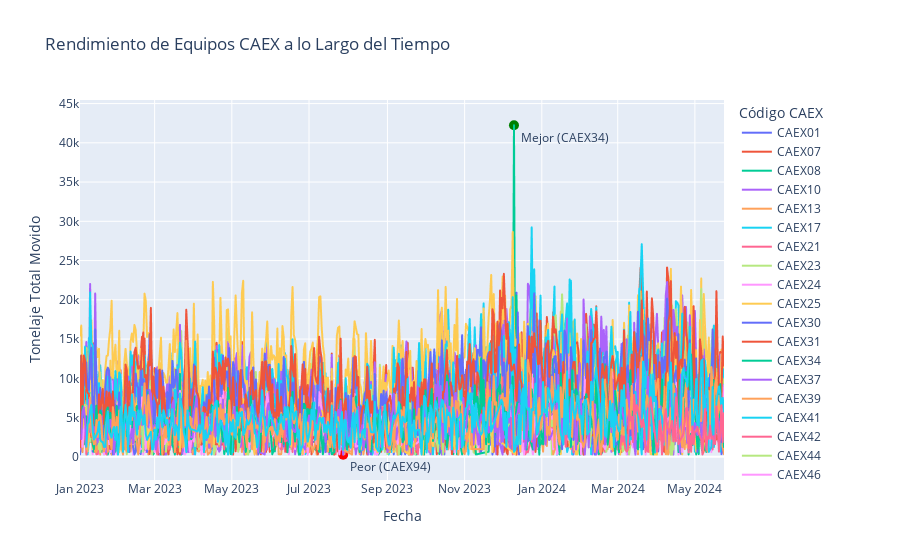

Notebook source saved alongside this figure:
### Markdown cell above
<h2>5.6 Rendimiento de equipo CAEX a lo largo del tiempo</h2>

### Code cell
#  Calcular el rendimiento total por equipo CAEX y pala a lo largo del tiempo (agregado diario)
rendimiento_tiempo = df.groupby(['date', 'truck']).agg({
    'ton': 'sum',  # Tonelaje total movido por día
    'eficiencia_ciclo': 'mean'  # Eficiencia media por ciclo
}).reset_index()

#  Identificar el peor y mejor rendimiento en términos de tonelaje
peor_rendimiento = rendimiento_tiempo.loc[rendimiento_tiempo['ton'].idxmin()]
mejor_rendimiento = rendimiento_tiempo.loc[rendimiento_tiempo['ton'].idxmax()]

#  Visualización interactiva con Plotly
fig = px.line(rendimiento_tiempo, 
              x='date', 
              y='ton', 
              color='truck', 
              title='Rendimiento de Equipos CAEX a lo Largo del Tiempo',
              labels={'ton': 'Tonelaje Total Movido', 'date': 'Fecha', 'truck': 'Código CAEX'},
              hover_data={'eficiencia_ciclo': True})  # Incluir la eficiencia en el hover

# Marcar el peor y mejor rendimiento
fig.add_scatter(x=[peor_rendimiento['date']], y=[peor_rendimiento['ton']],
                mode='markers+text', name='Peor Rendimiento',
                text=f'Peor ({peor_rendimiento["truck"]})',
                marker=dict(color='red', size=10), textposition='bottom right')

fig.add_scatter(x=[mejor_rendimiento['date']], y=[mejor_rendimiento['ton']],
                mode='markers+text', name='Mejor Rendimiento',
                text=f'Mejor ({mejor_rendimiento["truck"]})',
                marker=dict(color='green', size=10), textposition='bottom right')

# Mostrar el gráfico
fig.show()

# Mostrar resultados de mejor y peor rendimiento en consola
print(f"Peor rendimiento: {peor_rendimiento['truck']} en {peor_rendimiento['date']} con {peor_rendimiento['ton']} toneladas movidas.")
print(f"Mejor rendimiento: {mejor_rendimiento['truck']} en {mejor_rendimiento['date']} con {mejor_rendimiento['ton']} toneladas movidas.")

### Figure 1 — Plotly figure (JSON) as saved in the notebook; plotly's stock layout.template omitted (floating-point values rounded to 4 significant figures; data arrays with more than 128 entries replaced by an {"elided": "..."} marker saying what was removed)
{"data": [{"customdata": {"elided": "480x1 float values"}, "hovertemplate": "Código CAEX=CAEX01<br>Fecha=%{x}<br>Tonelaje Total Movido=%{y}<br>eficiencia_ciclo=%{customdata[0]}<extra></extra>", "legendgroup": "CAEX01", "line": {"color": "#636efa", "dash": "solid"}, "marker": {"symbol": "circle"}, "mode": "lines", "name": "CAEX01", "showlegend": true, "type": "scattergl", "x": {"elided": "480 str values"}, "xaxis": "x", "y": {"elided": "480 float values"}, "yaxis": "y"}, {"customdata": {"elided": "424x1 float values"}, "hovertemplate": "Código CAEX=CAEX07<br>Fecha=%{x}<br>Tonelaje Total Movido=%{y}<br>eficiencia_ciclo=%{customdata[0]}<extra></extra>", "legendgroup": "CAEX07", "line": {"color": "#EF553B", "dash": "solid"}, "marker": {"symbol": "circle"}, "mode": "lines", "name": "CAEX07", "showlegend": true, "type": "scattergl", "x": {"elided": "424 str values"}, "xaxis": "x", "y": {"elided": "424 float values"}, "yaxis": "y"}, {"customdata": {"elided": "480x1 float values"}, "hovertemplate": "Código CAEX=CAEX08<br>Fecha=%{x}<br>Tonelaje Total Movido=%{y}<br>eficiencia_ciclo=%{customdata[0]}<extra></extra>", "legendgroup": "CAEX08", "line": {"color": "#00cc96", "dash": "solid"}, "marker": {"symbol": "circle"}, "mode": "lines", "name": "CAEX08", "showlegend": true, "type": "scattergl", "x": {"elided": "480 str values"}, "xaxis": "x", "y": {"elided": "480 float values"}, "yaxis": "y"}, {"customdata": {"elided": "480x1 float values"}, "hovertemplate": "Código CAEX=CAEX10<br>Fecha=%{x}<br>Tonelaje Total Movido=%{y}<br>eficiencia_ciclo=%{customdata[0]}<extra></extra>", "legendgroup": "CAEX10", "line": {"color": "#ab63fa", "dash": "solid"}, "marker": {"symbol": "circle"}, "mode": "lines", "name": "CAEX10", "showlegend": true, "type": "scattergl", "x": {"elided": "480 str values"}, "xaxis": "x", "y": {"elided": "480 float values"}, "yaxis": "y"}, {"customdata": {"elided": "473x1 float values"}, "hovertemplate": "Código CAEX=CAEX13<br>Fecha=%{x}<br>Tonelaje Total Movido=%{y}<br>eficiencia_ciclo=%{customdata[0]}<extra></extra>", "legendgroup": "CAEX13", "line": {"color": "#FFA15A", "dash": "solid"}, "marker": {"symbol": "circle"}, "mode": "lines", "name": "CAEX13", "showlegend": true, "type": "scattergl", "x": {"elided": "473 str values"}, "xaxis": "x", "y": {"elided": "473 float values"}, "yaxis": "y"}, {"customdata": {"elided": "470x1 float values"}, "hovertemplate": "Código CAEX=CAEX17<br>Fecha=%{x}<br>Tonelaje Total Movido=%{y}<br>eficiencia_ciclo=%{customdata[0]}<extra></extra>", "legendgroup": "CAEX17", "line": {"color": "#19d3f3", "dash": "solid"}, "marker": {"symbol": "circle"}, "mode": "lines", "name": "CAEX17", "showlegend": true, "type": "scattergl", "x": {"elided": "470 str values"}, "xaxis": "x", "y": {"elided": "470 float values"}, "yaxis": "y"}, {"customdata": {"elided": "391x1 float values"}, "hovertemplate": "Código CAEX=CAEX21<br>Fecha=%{x}<br>Tonelaje Total Movido=%{y}<br>eficiencia_ciclo=%{customdata[0]}<extra></extra>", "legendgroup": "CAEX21", "line": {"color": "#FF6692", "dash": "solid"}, "marker": {"symbol": "circle"}, "mode": "lines", "name": "CAEX21", "showlegend": true, "type": "scattergl", "x": {"elided": "391 str values"}, "xaxis": "x", "y": {"elided": "391 float values"}, "yaxis": "y"}, {"customdata": {"elided": "486x1 float values"}, "hovertemplate": "Código CAEX=CAEX23<br>Fecha=%{x}<br>Tonelaje Total Movido=%{y}<br>eficiencia_ciclo=%{customdata[0]}<extra></extra>", "legendgroup": "CAEX23", "line": {"color": "#B6E880", "dash": "solid"}, "marker": {"symbol": "circle"}, "mode": "lines", "name": "CAEX23", "showlegend": true, "type": "scattergl", "x": {"elided": "486 str values"}, "xaxis": "x", "y": {"elided": "486 float values"}, "yaxis": "y"}, {"customdata": {"elided": "471x1 float values"}, "hovertemplate": "Código CAEX=CAEX24<br>Fecha=%{x}<br>Tonelaje Total Movido=%{y}<br>eficiencia_ciclo=%{customdata[0]}<extra></extra>", "legendgroup": "CAEX24", "line": {"color": "#FF97FF", "dash": "solid"}, "marker": {"symbol": "circle"}, "mode": "lines", "name": "CAEX24", "showlegend": true, "type": "scattergl", "x": {"elided": "471 str values"}, "xaxis": "x", "y": {"elided": "471 float values"}, "yaxis": "y"}, {"customdata": {"elided": "508x1 float values"}, "hovertemplate": "Código CAEX=CAEX25<br>Fecha=%{x}<br>Tonelaje Total Movido=%{y}<br>eficiencia_ciclo=%{customdata[0]}<extra></extra>", "legendgroup": "CAEX25", "line": {"color": "#FECB52", "dash": "solid"}, "marker": {"symbol": "circle"}, "mode": "lines", "name": "CAEX25", "showlegend": true, "type": "scattergl", "x": {"elided": "508 str values"}, "xaxis": "x", "y": {"elided": "508 float values"}, "yaxis": "y"}, {"customdata": {"elided": "488x1 float values"}, "hovertemplate": "Código CAEX=CAEX30<br>Fecha=%{x}<br>Tonelaje Total Movido=%{y}<br>eficiencia_ciclo=%{customdata[0]}<extra></extra>", "legendgroup": "CAEX30", "line": {"color": "#636efa", "dash": "solid"}, "marker": {"symbol": "circle"}, "mode": "lines", "name": "CAEX30", "showlegend": true, "type": "scattergl", "x": {"elided": "488 str values"}, "xaxis": "x", "y": {"elided": "488 float values"}, "yaxis": "y"}, {"customdata": {"elided": "509x1 float values"}, "hovertemplate": "Código CAEX=CAEX31<br>Fecha=%{x}<br>Tonelaje Total Movido=%{y}<br>eficiencia_ciclo=%{customdata[0]}<extra></extra>", "legendgroup": "CAEX31", "line": {"color": "#EF553B", "dash": "solid"}, "marker": {"symbol": "circle"}, "mode": "lines", "name": "CAEX31", "showlegend": true, "type": "scattergl", "x": {"elided": "509 str values"}, "xaxis": "x", "y": {"elided": "509 float values"}, "yaxis": "y"}, {"customdata": {"elided": "468x1 float values"}, "hovertemplate": "Código CAEX=CAEX34<br>Fecha=%{x}<br>Tonelaje Total Movido=%{y}<br>eficiencia_ciclo=%{customdata[0]}<extra></extra>", "legendgroup": "CAEX34", "line": {"color": "#00cc96", "dash": "solid"}, "marker": {"symbol": "circle"}, "mode": "lines", "name": "CAEX34", "showlegend": true, "type": "scattergl", "x": {"elided": "468 str values"}, "xaxis": "x", "y": {"elided": "468 float values"}, "yaxis": "y"}, {"customdata": {"elided": "486x1 float values"}, "hovertemplate": "Código CAEX=CAEX37<br>Fecha=%{x}<br>Tonelaje Total Movido=%{y}<br>eficiencia_ciclo=%{customdata[0]}<extra></extra>", "legendgroup": "CAEX37", "line": {"color": "#ab63fa", "dash": "solid"}, "marker": {"symbol": "circle"}, "mode": "lines", "name": "CAEX37", "showlegend": true, "type": "scattergl", "x": {"elided": "486 str values"}, "xaxis": "x", "y": {"elided": "486 float values"}, "yaxis": "y"}, {"customdata": {"elided": "472x1 float values"}, "hovertemplate": "Código CAEX=CAEX39<br>Fecha=%{x}<br>Tonelaje Total Movido=%{y}<br>eficiencia_ciclo=%{customdata[0]}<extra></extra>", "legendgroup": "CAEX39", "line": {"color": "#FFA15A", "dash": "solid"}, "marker": {"symbol": "circle"}, "mode": "lines", "name": "CAEX39", "showlegend": true, "type": "scattergl", "x": {"elided": "472 str values"}, "xaxis": "x", "y": {"elided": "472 float values"}, "yaxis": "y"}, {"customdata": {"elided": "508x1 float values"}, "hovertemplate": "Código CAEX=CAEX41<br>Fecha=%{x}<br>Tonelaje Total Movido=%{y}<br>eficiencia_ciclo=%{customdata[0]}<extra></extra>", "legendgroup": "CAEX41", "line": {"color": "#19d3f3", "dash": "solid"}, "marker": {"symbol": "circle"}, "mode": "lines", "name": "CAEX41", "showlegend": true, "type": "scattergl", "x": {"elided": "508 str values"}, "xaxis": "x", "y": {"elided": "508 float values"}, "yaxis": "y"}, {"customdata": {"elided": "454x1 float values"}, "hovertemplate": "Código CAEX=CAEX42<br>Fecha=%{x}<br>Tonelaje Total Movido=%{y}<br>eficiencia_ciclo=%{customdata[0]}<extra></extra>", "legendgroup": "CAEX42", "line": {"color": "#FF6692", "dash": "solid"}, "marker": {"symbol": "circle"}, "mode": "lines", "name": "CAEX42", "showlegend": true, "type": "scattergl", "x": {"elided": "454 str values"}, "xaxis": "x", "y": {"elided": "454 float values"}, "yaxis": "y"}, {"customdata": {"elided": "505x1 float values"}, "hovertemplate": "Código CAEX=CAEX44<br>Fecha=%{x}<br>Tonelaje Total Movido=%{y}<br>eficiencia_ciclo=%{customdata[0]}<extra></extra>", "legendgroup": "CAEX44", "line": {"color": "#B6E880", "dash": "solid"}, "marker": {"symbol": "circle"}, "mode": "lines", "name": "CAEX44", "showlegend": true, "type": "scattergl", "x": {"elided": "505 str values"}, "xaxis": "x", "y": {"elided": "505 float values"}, "yaxis": "y"}, {"customdata": {"elided": "488x1 float values"}, "hovertemplate": "Código CAEX=CAEX46<br>Fecha=%{x}<br>Tonelaje Total Movido=%{y}<br>eficiencia_ciclo=%{customdata[0]}<extra></extra>", "legendgroup": "CAEX46", "line": {"color": "#FF97FF", "dash": "solid"}, "marker": {"symbol": "circle"}, "mode": "lines", "name": "CAEX46", "showlegend": true, "type": "scattergl", "x": {"elided": "488 str values"}, "xaxis": "x", "y": {"elided": "488 float values"}, "yaxis": "y"}, {"customdata": {"elided": "468x1 float values"}, "hovertemplate": "Código CAEX=CAEX47<br>Fecha=%{x}<br>Tonelaje Total Movido=%{y}<br>eficiencia_ciclo=%{customdata[0]}<extra></extra>", "legendgroup": "CAEX47", "line": {"color": "#FECB52", "dash": "solid"}, "marker": {"symbol": "circle"}, "mode": "lines", "name": "CAEX47", "showlegend": true, "type": "scattergl", "x": {"elided": "468 str values"}, "xaxis": "x", "y": {"elided": "468 float values"}, "yaxis": "y"}, {"customdata": {"elided": "476x1 float values"}, "hovertemplate": "Código CAEX=CAEX48<br>Fecha=%{x}<br>Tonelaje Total Movido=%{y}<br>eficiencia_ciclo=%{customdata[0]}<extra></extra>", "legendgroup": "CAEX48", "line": {"color": "#636efa", "dash": "solid"}, "marker": {"symbol": "circle"}, "mode": "lines", "name": "CAEX48", "showlegend": true, "type": "scattergl", "x": {"elided": "476 str values"}, "xaxis": "x", "y": {"elided": "476 float values"}, "yaxis": "y"}, {"customdata": {"elided": "485x1 float values"}, "hovertemplate": "Código CAEX=CAEX52<br>Fecha=%{x}<br>Tonelaje Total Movido=%{y}<br>eficiencia_ciclo=%{customdata[0]}<extra></extra>", "legendgroup": "CAEX52", "line": {"color": "#EF553B", "dash": "solid"}, "marker": {"symbol": "circle"}, "mode": "lines", "name": "CAEX52", "showlegend": true, "type": "scattergl", "x": {"elided": "485 str values"}, "xaxis": "x", "y": {"elided": "485 float values"}, "yaxis": "y"}, {"customdata": {"elided": "480x1 float values"}, "hovertemplate": "Código CAEX=CAEX54<br>Fecha=%{x}<br>Tonelaje Total Movido=%{y}<br>eficiencia_ciclo=%{customdata[0]}<extra></extra>", "legendgroup": "CAEX54", "line": {"color": "#00cc96", "dash": "solid"}, "marker": {"symbol": "circle"}, "mode": "lines", "name": "CAEX54", "showlegend": true, "type": "scattergl", "x": {"elided": "480 str values"}, "xaxis": "x", "y": {"elided": "480 float values"}, "yaxis": "y"}, {"customdata": {"elided": "509x1 float values"}, "hovertemplate": "Código CAEX=CAEX55<br>Fecha=%{x}<br>Tonelaje Total Movido=%{y}<br>eficiencia_ciclo=%{customdata[0]}<extra></extra>", "legendgroup": "CAEX55", "line": {"color": "#ab63fa", "dash": "solid"}, "marker": {"symbol": "circle"}, "mode": "lines", "name": "CAEX55", "showlegend": true, "type": "scattergl", "x": {"elided": "509 str values"}, "xaxis": "x", "y": {"elided": "509 float values"}, "yaxis": "y"}, {"customdata": {"elided": "471x1 float values"}, "hovertemplate": "Código CAEX=CAEX56<br>Fecha=%{x}<br>Tonelaje Total Movido=%{y}<br>eficiencia_ciclo=%{customdata[0]}<extra></extra>", "legendgroup": "CAEX56", "line": {"color": "#FFA15A", "dash": "solid"}, "marker": {"symbol": "circle"}, "mode": "lines", "name": "CAEX56", "showlegend": true, "type": "scattergl", "x": {"elided": "471 str values"}, "xaxis": "x", "y": {"elided": "471 float values"}, "yaxis": "y"}, {"customdata": {"elided": "483x1 float values"}, "hovertemplate": "Código CAEX=CAEX58<br>Fecha=%{x}<br>Tonelaje Total Movido=%{y}<br>eficiencia_ciclo=%{customdata[0]}<extra></extra>", "legendgroup": "CAEX58", "line": {"color": "#19d3f3", "dash": "solid"}, "marker": {"symbol": "circle"}, "mode": "lines", "name": "CAEX58", "showlegend": true, "type": "scattergl", "x": {"elided": "483 str values"}, "xaxis": "x", "y": {"elided": "483 float values"}, "yaxis": "y"}, {"customdata": {"elided": "477x1 float values"}, "hovertemplate": "Código CAEX=CAEX60<br>Fecha=%{x}<br>Tonelaje Total Movido=%{y}<br>eficiencia_ciclo=%{customdata[0]}<extra></extra>", "legendgroup": "CAEX60", "line": {"color": "#FF6692", "dash": "solid"}, "marker": {"symbol": "circle"}, "mode": "lines", "name": "CAEX60", "showlegend": true, "type": "scattergl", "x": {"elided": "477 str values"}, "xaxis": "x", "y": {"elided": "477 float values"}, "yaxis": "y"}, {"customdata": {"elided": "483x1 float values"}, "hovertemplate": "Código CAEX=CAEX62<br>Fecha=%{x}<br>Tonelaje Total Movido=%{y}<br>eficiencia_ciclo=%{customdata[0]}<extra></extra>", "legendgroup": "CAEX62", "line": {"color": "#B6E880", "dash": "solid"}, "marker": {"symbol": "circle"}, "mode": "lines", "name": "CAEX62", "showlegend": true, "type": "scattergl", "x": {"elided": "483 str values"}, "xaxis": "x", "y": {"elided": "483 float values"}, "yaxis": "y"}, {"customdata": {"elided": "486x1 float values"}, "hovertemplate": "Código CAEX=CAEX64<br>Fecha=%{x}<br>Tonelaje Total Movido=%{y}<br>eficiencia_ciclo=%{customdata[0]}<extra></extra>", "legendgroup": "CAEX64", "line": {"color": "#FF97FF", "dash": "solid"}, "marker": {"symbol": "circle"}, "mode": "lines", "name": "CAEX64", "showlegend": true, "type": "scattergl", "x": {"elided": "486 str values"}, "xaxis": "x", "y": {"elided": "486 float values"}, "yaxis": "y"}, {"customdata": {"elided": "508x1 float values"}, "hovertemplate": "Código CAEX=CAEX66<br>Fecha=%{x}<br>Tonelaje Total Movido=%{y}<br>eficiencia_ciclo=%{customdata[0]}<extra></extra>", "legendgroup": "CAEX66", "line": {"color": "#FECB52", "dash": "solid"}, "marker": {"symbol": "circle"}, "mode": "lines", "name": "CAEX66", "showlegend": true, "type": "scattergl", "x": {"elided": "508 str values"}, "xaxis": "x", "y": {"elided": "508 float values"}, "yaxis": "y"}, {"customdata": {"elided": "483x1 float values"}, "hovertemplate": "Código CAEX=CAEX70<br>Fecha=%{x}<br>Tonelaje Total Movido=%{y}<br>eficiencia_ciclo=%{customdata[0]}<extra></extra>", "legendgroup": "CAEX70", "line": {"color": "#636efa", "dash": "solid"}, "marker": {"symbol": "circle"}, "mode": "lines", "name": "CAEX70", "showlegend": true, "type": "scattergl", "x": {"elided": "483 str values"}, "xaxis": "x", "y": {"elided": "483 float values"}, "yaxis": "y"}, {"customdata": {"elided": "465x1 float values"}, "hovertemplate": "Código CAEX=CAEX71<br>Fecha=%{x}<br>Tonelaje Total Movido=%{y}<br>eficiencia_ciclo=%{customdata[0]}<extra></extra>", "legendgroup": "CAEX71", "line": {"color": "#EF553B", "dash": "solid"}, "marker": {"symbol": "circle"}, "mode": "lines", "name": "CAEX71", "showlegend": true, "type": "scattergl", "x": {"elided": "465 str values"}, "xaxis": "x", "y": {"elided": "465 float values"}, "yaxis": "y"}, {"customdata": {"elided": "459x1 float values"}, "hovertemplate": "Código CAEX=CAEX73<br>Fecha=%{x}<br>Tonelaje Total Movido=%{y}<br>eficiencia_ciclo=%{customdata[0]}<extra></extra>", "legendgroup": "CAEX73", "line": {"color": "#00cc96", "dash": "solid"}, "marker": {"symbol": "circle"}, "mode": "lines", "name": "CAEX73", "showlegend": true, "type": "scattergl", "x": {"elided": "459 str values"}, "xaxis": "x", "y": {"elided": "459 float values"}, "yaxis": "y"}, {"customdata": {"elided": "446x1 float values"}, "hovertemplate": "Código CAEX=CAEX74<br>Fecha=%{x}<br>Tonelaje Total Movido=%{y}<br>eficiencia_ciclo=%{customdata[0]}<extra></extra>", "legendgroup": "CAEX74", "line": {"color": "#ab63fa", "dash": "solid"}, "marker": {"symbol": "circle"}, "mode": "lines", "name": "CAEX74", "showlegend": true, "type": "scattergl", "x": {"elided": "446 str values"}, "xaxis": "x", "y": {"elided": "446 float values"}, "yaxis": "y"}, {"customdata": {"elided": "483x1 float values"}, "hovertemplate": "Código CAEX=CAEX80<br>Fecha=%{x}<br>Tonelaje Total Movido=%{y}<br>eficiencia_ciclo=%{customdata[0]}<extra></extra>", "legendgroup": "CAEX80", "line": {"color": "#FFA15A", "dash": "solid"}, "marker": {"symbol": "circle"}, "mode": "lines", "name": "CAEX80", "showlegend": true, "type": "scattergl", "x": {"elided": "483 str values"}, "xaxis": "x", "y": {"elided": "483 float values"}, "yaxis": "y"}, {"customdata": {"elided": "498x1 float values"}, "hovertemplate": "Código CAEX=CAEX81<br>Fecha=%{x}<br>Tonelaje Total Movido=%{y}<br>eficiencia_ciclo=%{customdata[0]}<extra></extra>", "legendgroup": "CAEX81", "line": {"color": "#19d3f3", "dash": "solid"}, "marker": {"symbol": "circle"}, "mode": "lines", "name": "CAEX81", "showlegend": true, "type": "scattergl", "x": {"elided": "498 str values"}, "xaxis": "x", "y": {"elided": "498 float values"}, "yaxis": "y"}, {"customdata": {"elided": "401x1 float values"}, "hovertemplate": "Código CAEX=CAEX84<br>Fecha=%{x}<br>Tonelaje Total Movido=%{y}<br>eficiencia_ciclo=%{customdata[0]}<extra></extra>", "legendgroup": "CAEX84", "line": {"color": "#FF6692", "dash": "solid"}, "marker": {"symbol": "circle"}, "mode": "lines", "name": "CAEX84", "showlegend": true, "type": "scattergl", "x": {"elided": "401 str values"}, "xaxis": "x", "y": {"elided": "401 float values"}, "yaxis": "y"}, {"customdata": {"elided": "485x1 float values"}, "hovertemplate": "Código CAEX=CAEX85<br>Fecha=%{x}<br>Tonelaje Total Movido=%{y}<br>eficiencia_ciclo=%{customdata[0]}<extra></extra>", "legendgroup": "CAEX85", "line": {"color": "#B6E880", "dash": "solid"}, "marker": {"symbol": "circle"}, "mode": "lines", "name": "CAEX85", "showlegend": true, "type": "scattergl", "x": {"elided": "485 str values"}, "xaxis": "x", "y": {"elided": "485 float values"}, "yaxis": "y"}, {"customdata": {"elided": "471x1 float values"}, "hovertemplate": "Código CAEX=CAEX87<br>Fecha=%{x}<br>Tonelaje Total Movido=%{y}<br>eficiencia_ciclo=%{customdata[0]}<extra></extra>", "legendgroup": "CAEX87", "line": {"color": "#FF97FF", "dash": "solid"}, "marker": {"symbol": "circle"}, "mode": "lines", "name": "CAEX87", "showlegend": true, "type": "scattergl", "x": {"elided": "471 str values"}, "xaxis": "x", "y": {"elided": "471 float values"}, "yaxis": "y"}, {"customdata": {"elided": "454x1 float values"}, "hovertemplate": "Código CAEX=CAEX90<br>Fecha=%{x}<br>Tonelaje Total Movido=%{y}<br>eficiencia_ciclo=%{customdata[0]}<extra></extra>", "legendgroup": "CAEX90", "line": {"color": "#FECB52", "dash": "solid"}, "marker": {"symbol": "circle"}, "mode": "lines", "name": "CAEX90", "showlegend": true, "type": "scattergl", "x": {"elided": "454 str values"}, "xaxis": "x", "y": {"elided": "454 float values"}, "yaxis": "y"}, {"customdata": {"elided": "507x1 float values"}, "hovertemplate": "Código CAEX=CAEX93<br>Fecha=%{x}<br>Tonelaje Total Movido=%{y}<br>eficiencia_ciclo=%{customdata[0]}<extra></extra>", "legendgroup": "CAEX93", "line": {"color": "#636efa", "dash": "solid"}, "marker": {"symbol": "circle"}, "mode": "lines", "name": "CAEX93", "showlegend": true, "type": "scattergl", "x": {"elided": "507 str values"}, "xaxis": "x", "y": {"elided": "507 float values"}, "yaxis": "y"}, {"customdata": {"elided": "508x1 float values"}, "hovertemplate": "Código CAEX=CAEX98<br>Fecha=%{x}<br>Tonelaje Total Movido=%{y}<br>eficiencia_ciclo=%{customdata[0]}<extra></extra>", "legendgroup": "CAEX98", "line": {"color": "#EF553B", "dash": "solid"}, "marker": {"symbol": "circle"}, "mode": "lines", "name": "CAEX98", "showlegend": true, "type": "scattergl", "x": {"elided": "508 str values"}, "xaxis": "x", "y": {"elided": "508 float values"}, "yaxis": "y"}, {"customdata": {"elided": "480x1 float values"}, "hovertemplate": "Código CAEX=CAEX49<br>Fecha=%{x}<br>Tonelaje Total Movido=%{y}<br>eficiencia_ciclo=%{customdata[0]}<extra></extra>", "legendgroup": "CAEX49", "line": {"color": "#00cc96", "dash": "solid"}, "marker": {"symbol": "circle"}, "mode": "lines", "name": "CAEX49", "showlegend": true, "type": "scattergl", "x": {"elided": "480 str values"}, "xaxis": "x", "y": {"elided": "480 float values"}, "yaxis": "y"}, {"customdata": {"elided": "466x1 float values"}, "hovertemplate": "Código CAEX=CAEX94<br>Fecha=%{x}<br>Tonelaje Total Movido=%{y}<br>eficiencia_ciclo=%{customdata[0]}<extra></extra>", "legendgroup": "CAEX94", "line": {"color": "#ab63fa", "dash": "solid"}, "marker": {"symbol": "circle"}, "mode": "lines", "name": "CAEX94", "showlegend": true, "type": "scattergl", "x": {"elided": "466 str values"}, "xaxis": "x", "y": {"elided": "466 float values"}, "yaxis": "y"}, {"customdata": {"elided": "467x1 float values"}, "hovertemplate": "Código CAEX=CAEX22<br>Fecha=%{x}<br>Tonelaje Total Movido=%{y}<br>eficiencia_ciclo=%{customdata[0]}<extra></extra>", "legendgroup": "CAEX22", "line": {"color": "#FFA15A", "dash": "solid"}, "marker": {"symbol": "circle"}, "mode": "lines", "name": "CAEX22", "showlegend": true, "type": "scattergl", "x": {"elided": "467 str values"}, "xaxis": "x", "y": {"elided": "467 float values"}, "yaxis": "y"}, {"customdata": {"elided": "477x1 float values"}, "hovertemplate": "Código CAEX=CAEX96<br>Fecha=%{x}<br>Tonelaje Total Movido=%{y}<br>eficiencia_ciclo=%{customdata[0]}<extra></extra>", "legendgroup": "CAEX96", "line": {"color": "#19d3f3", "dash": "solid"}, "marker": {"symbol": "circle"}, "mode": "lines", "name": "CAEX96", "showlegend": true, "type": "scattergl", "x": {"elided": "477 str values"}, "xaxis": "x", "y": {"elided": "477 float values"}, "yaxis": "y"}, {"customdata": [[0.164], [0.2385], [0.1548], [0.1707], [0.1417], [0.1087], [0.1517], [0.2094], [0.2104], [0.198], [0.1573], [0.1356], [0.1363], [0.1455], [0.1485], [0.1481], [0.1597], [0.1498], [0.1786], [0.1906], [0.2029], [0.1411], [0.1641], [0.2166], [0.2049], [0.2197], [0.2023], [0.1844], [0.1677], [0.1627], [0.1584], [0.1733], [0.1479], [0.1498], [0.1602], [0.1595], [0.1736], [0.1795], [0.1445], [0.1735], [0.1753], [0.1717], [0.166], [0.1269], [0.1897], [0.1661], [0.2179], [0.2149], [0.1584], [0.1358], [0.1563], [0.1546], [0.1501], [0.1422], [0.1477], [0.1269], [0.135], [0.1549], [0.1917], [0.2093], [0.1671], [0.1485], [0.157], [0.1503], [0.16], [0.1708], [0.1677], [0.1448], [0.1738], [0.1886], [0.157], [0.1632], [0.1736], [0.1329], [0.166]], "hovertemplate": "Código CAEX=CAEX61<br>Fecha=%{x}<br>Tonelaje Total Movido=%{y}<br>eficiencia_ciclo=%{customdata[0]}<extra></extra>", "legendgroup": "CAEX61", "line": {"color": "#FF6692", "dash": "solid"}, "marker": {"symbol": "circle"}, "mode": "lines", "name": "CAEX61", "showlegend": true, "type": "scattergl", "x": ["2024-03-03T00:00:00", "2024-03-04T00:00:00", "2024-03-05T00:00:00", "2024-03-06T00:00:00", "2024-03-07T00:00:00", "2024-03-08T00:00:00", "2024-03-09T00:00:00", "2024-03-10T00:00:00", "2024-03-11T00:00:00", "2024-03-12T00:00:00", "2024-03-13T00:00:00", "2024-03-14T00:00:00", "2024-03-15T00:00:00", "2024-03-16T00:00:00", "2024-03-17T00:00:00", "2024-03-18T00:00:00", "2024-03-19T00:00:00", "2024-03-20T00:00:00", "2024-03-21T00:00:00", "2024-03-22T00:00:00", "2024-03-23T00:00:00", "2024-03-24T00:00:00", "2024-03-25T00:00:00", "2024-03-26T00:00:00", "2024-03-27T00:00:00", "2024-04-01T00:00:00", "2024-04-02T00:00:00", "2024-04-03T00:00:00", "2024-04-04T00:00:00", "2024-04-05T00:00:00", "2024-04-06T00:00:00", "2024-04-07T00:00:00", "2024-04-08T00:00:00", "2024-04-09T00:00:00", "2024-04-10T00:00:00", "2024-04-11T00:00:00", "2024-04-12T00:00:00", "2024-04-13T00:00:00", "2024-04-14T00:00:00", "2024-04-15T00:00:00", "2024-04-16T00:00:00", "2024-04-17T00:00:00", "2024-04-18T00:00:00", "2024-04-22T00:00:00", "2024-04-23T00:00:00", "2024-04-24T00:00:00", "2024-04-25T00:00:00", "2024-04-26T00:00:00", "2024-04-27T00:00:00", "2024-04-28T00:00:00", "2024-04-29T00:00:00", "2024-04-30T00:00:00", "2024-05-01T00:00:00", "2024-05-02T00:00:00", "2024-05-03T00:00:00", "2024-05-04T00:00:00", "2024-05-06T00:00:00", "2024-05-07T00:00:00", "2024-05-08T00:00:00", "2024-05-09T00:00:00", "2024-05-10T00:00:00", "2024-05-11T00:00:00", "2024-05-12T00:00:00", "2024-05-13T00:00:00", "2024-05-14T00:00:00", "2024-05-15T00:00:00", "2024-05-16T00:00:00", "2024-05-17T00:00:00", "2024-05-18T00:00:00", "2024-05-19T00:00:00", "2024-05-20T00:00:00", "2024-05-21T00:00:00", "2024-05-22T00:00:00", "2024-05-23T00:00:00", "2024-05-24T00:00:00"], "xaxis": "x", "y": [1007.0, 2715.0, 1951.0, 2611.0, 1010.0, 670.3, 908.3, 5893.0, 4625.0, 5087.0, 1895.0, 7906.0, 5468.0, 6580.0, 6024.0, 5323.0, 4751.0, 3801.0, 4747.0, 3836.0, 614.7, 1235.0, 629.8, 6250.0, 7573.0, 653.6, 1341.0, 4560.0, 3716.0, 304.3, 2571.0, 4763.0, 6055.0, 3639.0, 3592.0, 2886.0, 3840.0, 4580.0, 1968.0, 3609.0, 7576.0, 6575.0, 1619.0, 2995.0, 4407.0, 6198.0, 6214.0, 565.0, 2728.0, 684.5, 3858.0, 1588.0, 3211.0, 3227.0, 3824.0, 3038.0, 2172.0, 331.9, 3500.0, 6087.0, 930.1, 2564.0, 2307.0, 3976.0, 2304.0, 2576.0, 1875.0, 1614.0, 6426.0, 4154.0, 661.8, 2907.0, 6567.0, 1875.0, 5566.0], "yaxis": "y"}, {"marker": {"color": "red", "size": 10}, "mode": "markers+text", "name": "Peor Rendimiento", "text": "Peor (CAEX94)", "textposition": "bottom right", "type": "scatter", "x": ["2023-07-28T00:00:00"], "y": [264.9]}, {"marker": {"color": "green", "size": 10}, "mode": "markers+text", "name": "Mejor Rendimiento", "text": "Mejor (CAEX34)", "textposition": "bottom right", "type": "scatter", "x": ["2023-12-10T00:00:00"], "y": [42240.0]}], "layout": {"legend": {"title": {"text": "Código CAEX"}, "tracegroupgap": 0}, "title": {"text": "Rendimiento de Equipos CAEX a lo Largo del Tiempo"}, "xaxis": {"anchor": "y", "domain": [0, 1], "title": {"text": "Fecha"}}, "yaxis": {"anchor": "x", "domain": [0, 1], "title": {"text": "Tonelaje Total Movido"}}}}
